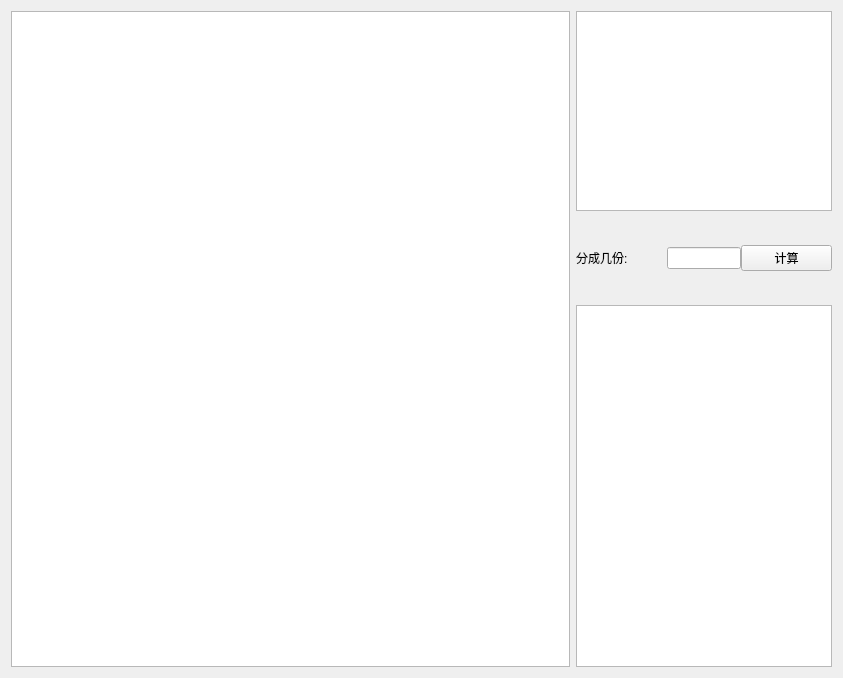
<?xml version="1.0" encoding="UTF-8"?>
<ui version="4.0">
 <class>Widget</class>
 <widget class="QWidget" name="Widget">
  <property name="geometry">
   <rect>
    <x>0</x>
    <y>0</y>
    <width>843</width>
    <height>678</height>
   </rect>
  </property>
  <property name="windowTitle">
   <string>Widget</string>
  </property>
  <layout class="QGridLayout" name="gridLayout">
   <item row="0" column="0">
    <widget class="QGraphicsView" name="graphicsView_2">
     <property name="sizePolicy">
      <sizepolicy hsizetype="Expanding" vsizetype="Expanding">
       <horstretch>1</horstretch>
       <verstretch>0</verstretch>
      </sizepolicy>
     </property>
     <property name="minimumSize">
      <size>
       <width>350</width>
       <height>0</height>
      </size>
     </property>
    </widget>
   </item>
   <item row="0" column="1">
    <layout class="QVBoxLayout" name="verticalLayout_2">
     <item>
      <widget class="QGraphicsView" name="graphicsView">
       <property name="sizePolicy">
        <sizepolicy hsizetype="Preferred" vsizetype="Preferred">
         <horstretch>0</horstretch>
         <verstretch>0</verstretch>
        </sizepolicy>
       </property>
       <property name="minimumSize">
        <size>
         <width>200</width>
         <height>200</height>
        </size>
       </property>
       <property name="maximumSize">
        <size>
         <width>300</width>
         <height>300</height>
        </size>
       </property>
      </widget>
     </item>
     <item>
      <layout class="QVBoxLayout" name="verticalLayout">
       <item>
        <spacer name="verticalSpacer">
         <property name="orientation">
          <enum>Qt::Vertical</enum>
         </property>
         <property name="sizeType">
          <enum>QSizePolicy::Minimum</enum>
         </property>
         <property name="sizeHint" stdset="0">
          <size>
           <width>20</width>
           <height>28</height>
          </size>
         </property>
        </spacer>
       </item>
       <item>
        <layout class="QHBoxLayout" name="horizontalLayout" stretch="0,1,0">
         <property name="spacing">
          <number>0</number>
         </property>
         <item>
          <widget class="QLabel" name="label">
           <property name="sizePolicy">
            <sizepolicy hsizetype="Minimum" vsizetype="Preferred">
             <horstretch>0</horstretch>
             <verstretch>0</verstretch>
            </sizepolicy>
           </property>
           <property name="minimumSize">
            <size>
             <width>10</width>
             <height>0</height>
            </size>
           </property>
           <property name="text">
            <string>分成几份:</string>
           </property>
          </widget>
         </item>
         <item>
          <widget class="QLineEdit" name="lineEdit">
           <property name="sizePolicy">
            <sizepolicy hsizetype="Preferred" vsizetype="Fixed">
             <horstretch>0</horstretch>
             <verstretch>0</verstretch>
            </sizepolicy>
           </property>
           <property name="maximumSize">
            <size>
             <width>74</width>
             <height>16777215</height>
            </size>
           </property>
          </widget>
         </item>
         <item>
          <widget class="QPushButton" name="pushButton">
           <property name="sizePolicy">
            <sizepolicy hsizetype="Preferred" vsizetype="Preferred">
             <horstretch>0</horstretch>
             <verstretch>0</verstretch>
            </sizepolicy>
           </property>
           <property name="minimumSize">
            <size>
             <width>0</width>
             <height>0</height>
            </size>
           </property>
           <property name="text">
            <string>计算</string>
           </property>
          </widget>
         </item>
        </layout>
       </item>
       <item>
        <spacer name="verticalSpacer_2">
         <property name="orientation">
          <enum>Qt::Vertical</enum>
         </property>
         <property name="sizeType">
          <enum>QSizePolicy::Minimum</enum>
         </property>
         <property name="sizeHint" stdset="0">
          <size>
           <width>20</width>
           <height>28</height>
          </size>
         </property>
        </spacer>
       </item>
      </layout>
     </item>
     <item>
      <widget class="QListWidget" name="listWidget">
       <property name="sizePolicy">
        <sizepolicy hsizetype="Preferred" vsizetype="Expanding">
         <horstretch>0</horstretch>
         <verstretch>0</verstretch>
        </sizepolicy>
       </property>
       <property name="minimumSize">
        <size>
         <width>200</width>
         <height>0</height>
        </size>
       </property>
      </widget>
     </item>
    </layout>
   </item>
  </layout>
 </widget>
 <layoutdefault spacing="6" margin="11"/>
 <resources/>
 <connections/>
</ui>
